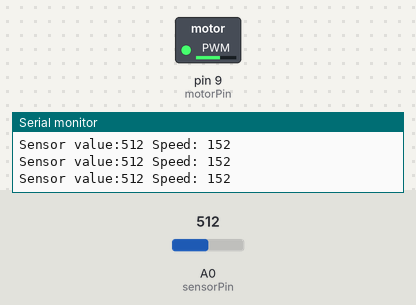
A sketch run on a simulated Arduino Uno, built with avr-gcc and run on an emulated ATmega328P. Shown: switched loads named in the sketch (green lamp = pin HIGH), the last lines printed to the serial monitor. Inputs (shaded band) come from the test bench; at power-on: A0 (sensorPin) = 512.

Above: at 1.2 s.
1.3 s: A0 (sensorPin) set to 122
At 1.7 s:
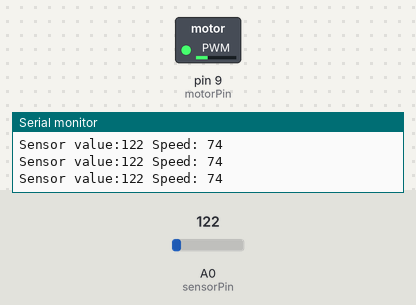
2.8 s: A0 (sensorPin) set to 10
At 3.4 s:
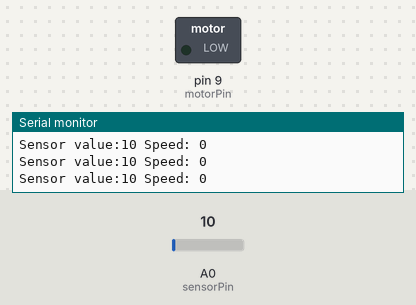
4.3 s: A0 (sensorPin) set to 30
At 5.1 s:
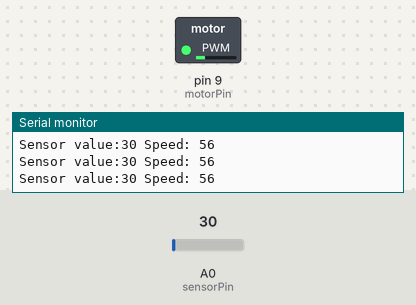
5.8 s: A0 (sensorPin) set to 90
At 7.0 s:
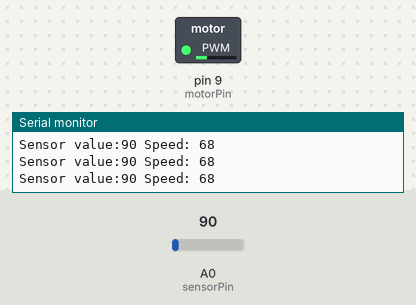
8.8 s: A0 (sensorPin) set to 105
At 9.5 s:
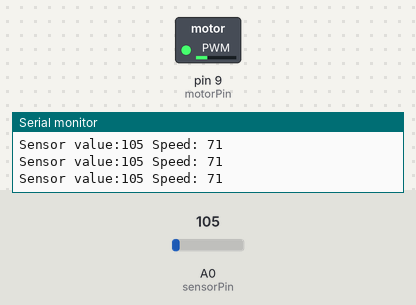
11.8 s: A0 (sensorPin) set to 1023
At 13.0 s:
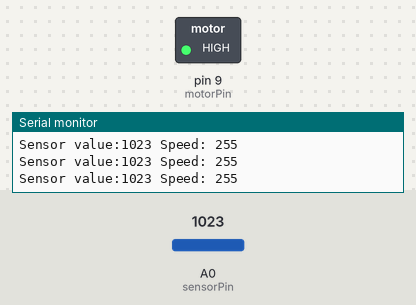
Timing chart, 0 to 14.3 s (numbered marks = the images above; inputs shaded):
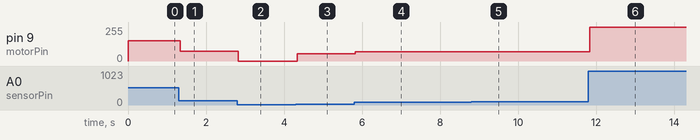

Measured:
- after the input at 1.3 s, pin 9 (motorPin): 152/255 → 74/255 at once
- after the input at 2.8 s, pin 9 (motorPin): 74/255 → 0/255 at once
- after the input at 4.3 s, pin 9 (motorPin): 0/255 → 56/255 at once
- after the input at 5.8 s, pin 9 (motorPin): 56/255 → 68/255 at once
- after the input at 8.8 s, pin 9 (motorPin): 68/255 → 71/255 at once
- after the input at 11.8 s, pin 9 (motorPin): 71/255 → 255/255 at once

The sketch:

potentiometer-motor.ino
```cpp
const int sensorPin = 0;  // Analog input pin
const int motorPin = 9;   // Control motor from pin 9


void setup() {
  pinMode(motorPin, OUTPUT); // Set up the motor pin to be an output:

  Serial.begin(9600);  // Set up the serial port:
}

void loop() {
 int speed;

 int sensorValue = analogRead(sensorPin);
 Serial.print("Sensor value:");
 Serial.print(sensorValue);

 if (sensorValue < 20)
 {
   speed = 0;
 }
 else
 {
   speed = constrain(map(sensorValue, 0, 1023, 50, 255), 50, 255);
 }
 analogWrite(motorPin, speed);

 Serial.print(" Speed: ");
 Serial.println(speed);

}
```
